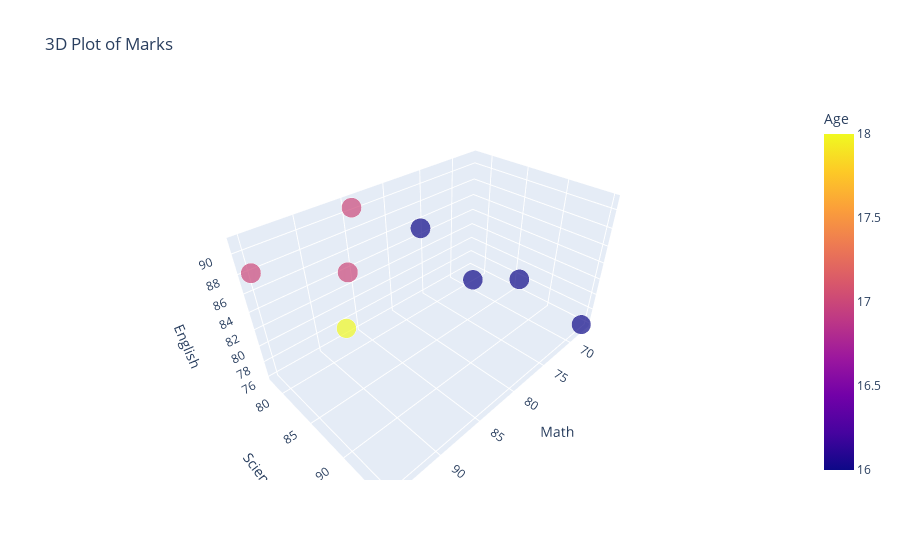

Here is the notebook cell this chart was saved with:
### Code cell
#14 Create a 3D scatter plot using Plotly.

fig = px.scatter_3d(df, x='Math', y='Science', z='English',
                    color='Age', size='Total Marks',
                    title="3D Plot of Marks")
fig.show()

### Figure 1 — Plotly figure (JSON) as saved in the notebook; plotly's stock layout.template omitted (floating-point values rounded to 4 significant figures)
{"data": [{"hovertemplate": "Math=%{x}<br>Science=%{y}<br>English=%{z}<br>Total Marks=%{marker.size}<br>Age=%{marker.color}<extra></extra>", "legendgroup": "", "marker": {"color": [16, 17, 16, 17, 16, 18, 17, 16], "coloraxis": "coloraxis", "size": [250, 255, 238, 264, 253, 247, 261, 257], "sizemode": "area", "sizeref": 0.66, "symbol": "circle"}, "mode": "markers", "name": "", "scene": "scene", "showlegend": false, "type": "scatter3d", "x": [78, 85, 67, 90, 76, 88, 95, 82], "y": [88, 79, 95, 85, 92, 80, 78, 85], "z": [84, 91, 76, 89, 85, 79, 88, 90]}], "layout": {"coloraxis": {"colorbar": {"title": {"text": "Age"}}, "colorscale": [[0, "#0d0887"], [0.1111, "#46039f"], [0.2222, "#7201a8"], [0.3333, "#9c179e"], [0.4444, "#bd3786"], [0.5556, "#d8576b"], [0.6667, "#ed7953"], [0.7778, "#fb9f3a"], [0.8889, "#fdca26"], [1, "#f0f921"]]}, "legend": {"itemsizing": "constant", "tracegroupgap": 0}, "scene": {"domain": {"x": [0, 1], "y": [0, 1]}, "xaxis": {"title": {"text": "Math"}}, "yaxis": {"title": {"text": "Science"}}, "zaxis": {"title": {"text": "English"}}}, "title": {"text": "3D Plot of Marks"}}}
